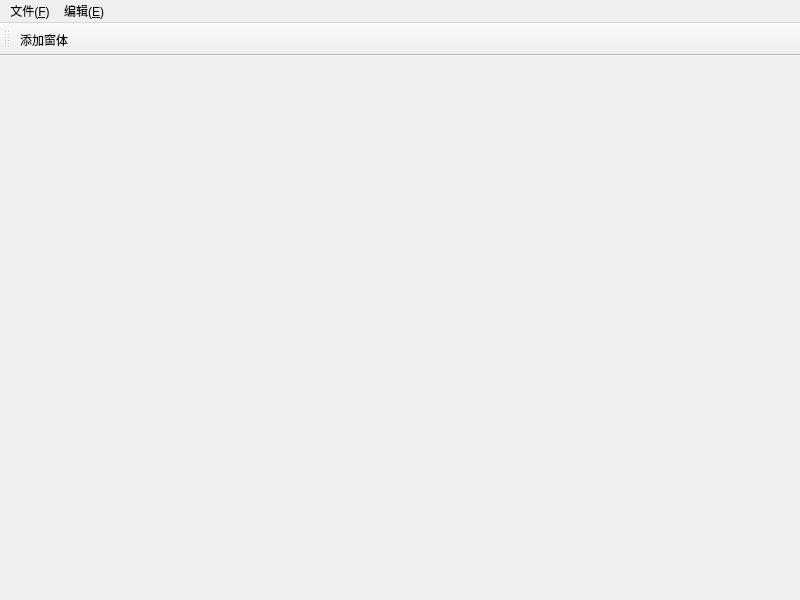
<?xml version="1.0" encoding="UTF-8"?>
<ui version="4.0">
 <class>MainWindow</class>
 <widget class="QMainWindow" name="MainWindow">
  <property name="geometry">
   <rect>
    <x>0</x>
    <y>0</y>
    <width>800</width>
    <height>600</height>
   </rect>
  </property>
  <property name="windowTitle">
   <string>MainWindow</string>
  </property>
  <widget class="QWidget" name="centralwidget"/>
  <widget class="QMenuBar" name="menubar">
   <property name="geometry">
    <rect>
     <x>0</x>
     <y>0</y>
     <width>800</width>
     <height>30</height>
    </rect>
   </property>
   <widget class="QMenu" name="menu_F">
    <property name="title">
     <string>文件(&amp;F)</string>
    </property>
    <addaction name="separator"/>
    <addaction name="fileOpenAction"/>
    <addaction name="fileNewAction"/>
    <addaction name="fileCloseAction"/>
   </widget>
   <widget class="QMenu" name="menu_E">
    <property name="title">
     <string>编辑(&amp;E)</string>
    </property>
   </widget>
   <addaction name="menu_F"/>
   <addaction name="menu_E"/>
  </widget>
  <widget class="QToolBar" name="toolBar">
   <property name="windowTitle">
    <string>toolBar</string>
   </property>
   <attribute name="toolBarArea">
    <enum>TopToolBarArea</enum>
   </attribute>
   <attribute name="toolBarBreak">
    <bool>false</bool>
   </attribute>
   <addaction name="addWinAction"/>
  </widget>
  <action name="fileOpenAction">
   <property name="text">
    <string>打开</string>
   </property>
   <property name="shortcut">
    <string>Alt+O</string>
   </property>
  </action>
  <action name="fileNewAction">
   <property name="text">
    <string>新建</string>
   </property>
   <property name="shortcut">
    <string>Alt+N</string>
   </property>
  </action>
  <action name="fileCloseAction">
   <property name="text">
    <string>关闭</string>
   </property>
   <property name="shortcut">
    <string>Alt+C</string>
   </property>
  </action>
  <action name="addWinAction">
   <property name="text">
    <string>添加窗体</string>
   </property>
   <property name="toolTip">
    <string>添加窗体</string>
   </property>
  </action>
 </widget>
 <resources/>
 <connections/>
</ui>
